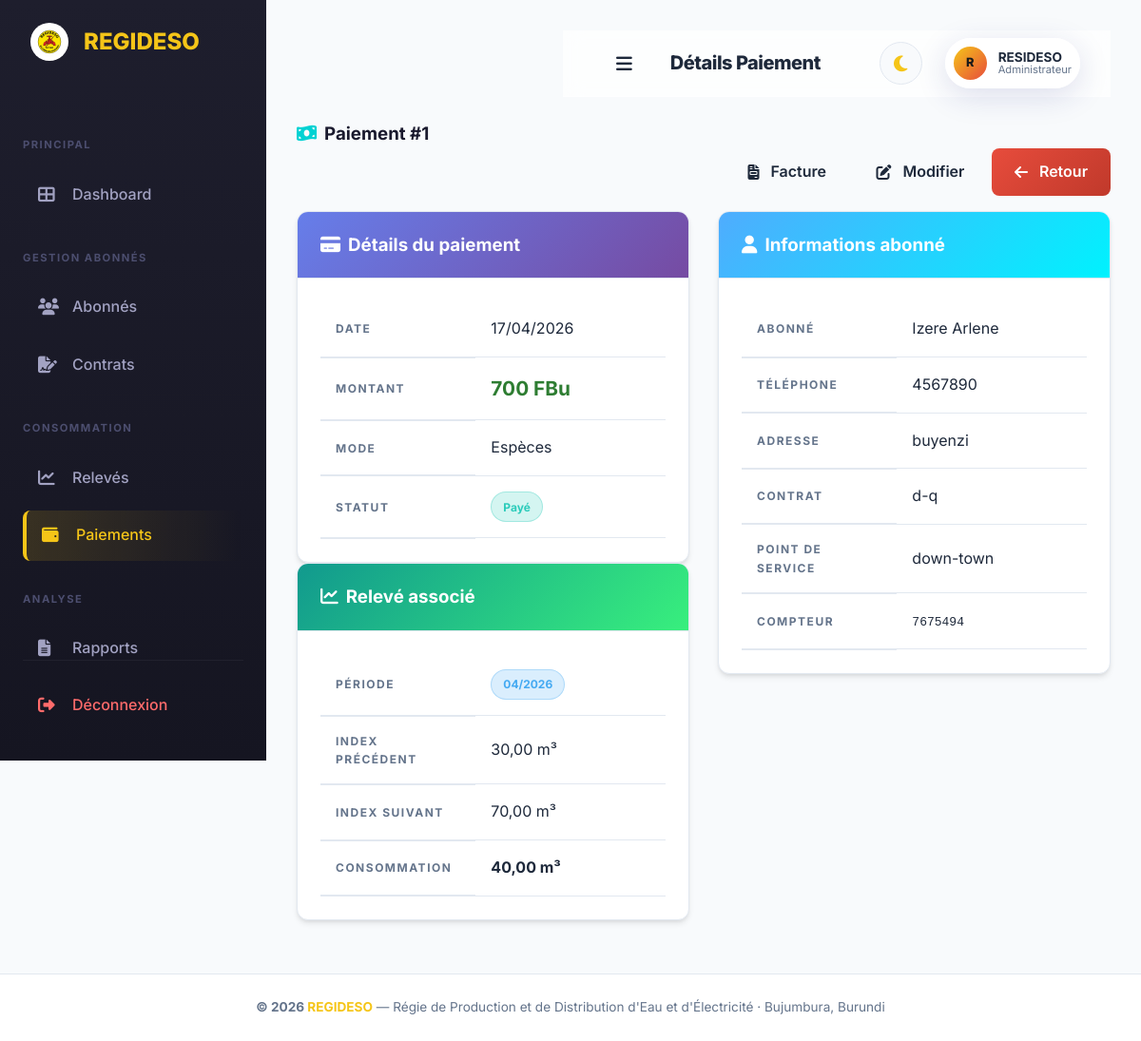
Screenshot of /paiements/view.php?id=1 (signed in) with the database file from the repository.
### tables this page shows
CREATE TABLE `paiement` (
  `id_paiement` int(11) NOT NULL,
  `date_paiement` date DEFAULT curdate(),
  `montant_paiement` decimal(10,2) NOT NULL,
  `mode_paiement` varchar(30) DEFAULT 'Esp??ces',
  `Statut_paiement` varchar(30) DEFAULT 'Pay??',
  `releve_id_releve` int(11) NOT NULL
);

CREATE TABLE `releve` (
  `id_releve` int(11) NOT NULL,
  `periode_releve` varchar(30) DEFAULT NULL,
  `date_releve` datetime DEFAULT current_timestamp(),
  `indexPrecedent_releve` decimal(10,2) DEFAULT 0.00,
  `indexSuivant_releve` decimal(10,2) DEFAULT 0.00,
  `ConsommationCalculee_releve` decimal(10,2) DEFAULT 0.00,
  `id_Compteur` int(11) NOT NULL
);

CREATE TABLE `abonne` (
  `idabonne_abonnes` int(11) NOT NULL,
  `nom_abonnes` varchar(40) NOT NULL,
  `prenom_abonnes` varchar(40) NOT NULL,
  `type_abonne_abonnes` varchar(40) DEFAULT NULL,
  `telephone_abonnes` varchar(30) DEFAULT NULL,
  `email_abonnes` varchar(40) DEFAULT NULL,
  `adresse_abonne` varchar(40) DEFAULT NULL
);

CREATE TABLE `contrat` (
  `id_Contrat` int(11) NOT NULL,
  `reference_Contrat` varchar(40) NOT NULL,
  `dateDebut_Contrat` date DEFAULT NULL,
  `dateFin_Contrat` date DEFAULT NULL,
  `Statut_Contrat` varchar(30) DEFAULT 'Actif',
  `idabonne_abonnes` int(11) NOT NULL
);

CREATE TABLE `point_de_service` (
  `id_Point_de_service` int(11) NOT NULL,
  `libelle_Point_de_service` varchar(60) NOT NULL,
  `adresse_Point_de_service` varchar(60) DEFAULT NULL,
  `id_Contrat` int(11) NOT NULL
);

CREATE TABLE `compteur` (
  `id_Compteur` int(11) NOT NULL,
  `numero_Compteur` varchar(30) NOT NULL,
  `Typecompteur_Compteur` varchar(30) DEFAULT NULL,
  `DatePose_Compteur` date DEFAULT NULL,
  `Etat_compteur_Compteur` varchar(30) DEFAULT 'Actif',
  `id_Point_de_service` int(11) NOT NULL
);

### includes/functions.php (called while the page is built, shortened)
<?php
function sanitize($data) {
    return htmlspecialchars(trim($data), ENT_QUOTES, 'UTF-8');
}
function format_date($date, $format = 'd/m/Y') {
    return date($format, strtotime($date));
}
function format_montant($montant) {
    return number_format($montant, 0, ',', ' ') . ' FBu';
}

### paiements/view.php (the view, shortened to what this page needs)
<?php
require_once __DIR__ . '/../includes/header.php';
$id = (int)($_GET['id'] ?? 0);
$stmt = $pdo->prepare("SELECT pay.*, r.periode_releve, r.date_releve, r.indexPrecedent_releve, r.indexSuivant_releve, r.ConsommationCalculee_releve,
    cm.numero_Compteur, cm.Typecompteur_Compteur, p.libelle_Point_de_service, c.reference_Contrat,
    a.nom_abonnes, a.prenom_abonnes, a.telephone_abonnes, a.adresse_abonne
    FROM paiement pay
    LEFT JOIN releve r ON pay.releve_id_releve = r.id_releve
    LEFT JOIN compteur cm ON r.id_Compteur = cm.id_Compteur
    LEFT JOIN point_de_service p ON cm.id_Point_de_service = p.id_Point_de_service
    LEFT JOIN contrat c ON p.id_Contrat = c.id_Contrat
    LEFT JOIN abonne a ON c.idabonne_abonnes = a.idabonne_abonnes
    WHERE pay.id_paiement = ?");
$stmt->execute([$id]);
$pay = $stmt->fetch();
?>
<div class="row mb-3">
    <div class="col-md-7">
        <h3 style="font-weight: 700; color: #1a1a2e;"><i class="fas fa-money-bill-wave mr-2" style="color: #00d2d3;"></i>Paiement #<?= $id ?></h3>
    </div>
    <div class="col-md-5 text-right">
        <a href="facture.php?id=<?= $id ?>" class="btn btn-success"><i class="fas fa-file-invoice mr-1"></i> Facture</a>
        <a href="edit.php?id=<?= $id ?>" class="btn btn-warning"><i class="fas fa-edit mr-1"></i> Modifier</a>
        <a href="index.php" class="btn btn-secondary"><i class="fas fa-arrow-left mr-1"></i> Retour</a>
    </div>
</div>
<div class="row">
    <div class="col-md-6">
        <div class="card">
            <div class="card-header" style="background: linear-gradient(135deg, #667eea, #764ba2); color: white;">
                <h3 class="card-title"><i class="fas fa-credit-card mr-2"></i>Détails du paiement</h3>
            </div>
            <div class="card-body">
                <table class="table table-borderless">
                    <tr><th style="width:45%">Date</th><td><?= format_date($pay['date_paiement']) ?></td></tr>
                    <tr><th>Montant</th><td><strong style="font-size: 1.3rem; color: #2e7d32;"><?= format_montant($pay['montant_paiement']) ?></strong></td></tr>
                    <tr><th>Mode</th><td><?= sanitize($pay['mode_paiement']) ?></td></tr>
                    <tr><th>Statut</th><td><span class="badge <?= $pay['Statut_paiement'] === 'Payé' ? 'badge-paye' : 'badge-impaye' ?>"><?= sanitize($pay['Statut_paiement']) ?></span></td></tr>
                </table>
            </div>
        </div>
        <div class="card">
            <div class="card-header" style="background: linear-gradient(135deg, #11998e, #38ef7d); color: white;">
                <h3 class="card-title"><i class="fas fa-chart-line mr-2"></i>Relevé associé</h3>
            </div>
            <div class="card-body">
                <table class="table table-borderless">
                    <tr><th style="width:45%">Période</th><td><span class="badge badge-info"><?= sanitize($pay['periode_releve']) ?></span></td></tr>
                    <tr><th>Index Précédent</th><td><?= number_format($pay['indexPrecedent_releve'], 2, ',', ' ') ?> m³</td></tr>
                    <tr><th>Index Suivant</th><td><?= number_format($pay['indexSuivant_releve'], 2, ',', ' ') ?> m³</td></tr>
                    <tr><th>Consommation</th><td><strong><?= number_format($pay['ConsommationCalculee_releve'], 2, ',', ' ') ?> m³</strong></td></tr>
                </table>
            </div>
        </div>
    </div>
    <div class="col-md-6">
        <div class="card">
            <div class="card-header" style="background: linear-gradient(135deg, #4facfe, #00f2fe); color: white;">
                <h3 class="card-title"><i class="fas fa-user mr-2"></i>Informations abonné</h3>
            </div>
            <div class="card-body">
                <table class="table table-borderless">
                    <tr><th style="width:45%">Abonné</th><td><?= sanitize($pay['nom_abonnes'] . ' ' . $pay['prenom_abonnes']) ?></td></tr>
                    <tr><th>Téléphone</th><td><?= sanitize($pay['telephone_abonnes']) ?></td></tr>
                    <tr><th>Adresse</th><td><?= sanitize($pay['adresse_abonne']) ?></td></tr>
                    <tr><th>Contrat</th><td><?= sanitize($pay['reference_Contrat']) ?></td></tr>
                    <tr><th>Point de Service</th><td><?= sanitize($pay['libelle_Point_de_service']) ?></td></tr>
                    <tr><th>Compteur</th><td><code><?= sanitize($pay['numero_Compteur']) ?></code></td></tr>
                </table>
            </div>
        </div>
    </div>
</div>
<?php require_once __DIR__ . '/../includes/footer.php'; ?>

### assets/css/premium.css (style rules this page uses)
:root { --primary: #f5c518; --primary-dark: #e8a700; --secondary: #e74c3c; --secondary-dark: #c0392b; --accent: #1dd1a1; --bg-main: #f8fafc; --bg-sidebar: linear-gradient(180deg, #1e1e2d 0%, #151521 100%); --bg-card: #ffffff; --text-main: #1e293b; --text-muted: #64748b; --text-on-primary: #1a1a1a; --border: #e2e8f0; --glass: rgba(255, 255, 255, 0.7); --glass-border: rgba(255, 255, 255, 0.4); --shadow-sm: 0 1px 3px rgba(0,0,0,0.1); --shadow-md: 0 4px 6px -1px rgba(0,0,0,0.1), 0 2px 4px -1px rgba(0,0,0,0.06); --shadow-lg: 0 10px 15px -3px rgba(0,0,0,0.1), 0 4px 6px -2px rgba(0,0,0,0.05); --shadow-premium: 0 20px 25px -5px rgba(0,0,0,0.1), 0 10px 10px -5px rgba(0,0,0,0.04); --shadow-primary: 0 10px 15px -3px rgba(245, 197, 24, 0.3); --radius-sm: 8px; --radius-md: 12px; --radius-lg: 20px; --radius-xl: 30px; --transition: all 0.3s cubic-bezier(0.4, 0, 0.2, 1); }
* { margin: 0; padding: 0; box-sizing: border-box; }
body { font-family: 'Inter', system-ui, -apple-system, sans-serif; background-color: var(--bg-main); color: var(--text-main); line-height: 1.6; overflow-x: hidden; transition: background-color 0.3s, color 0.3s; }
a { text-decoration: none; color: inherit; transition: var(--transition); }
.row { display: flex; flex-wrap: wrap; gap: 0; margin-right: -15px; margin-left: -15px; margin-bottom: 1.5rem; }
[class*="col-"] { position: relative; width: 100%; padding-right: 15px; padding-left: 15px; }
@media (min-width: 768px) { .col-md-6 { flex: 0 0 50%; max-width: 50%; } }
.mb-3 { margin-bottom: 1rem !important; }
.mr-1 { margin-right: 0.25rem !important; }
.mr-2 { margin-right: 0.5rem !important; }
.text-right { text-align: right !important; }
.card { background: var(--bg-card); border: 1px solid var(--border); border-radius: var(--radius-md); box-shadow: var(--shadow-md); overflow: hidden; transition: var(--transition); animation: slideInUp 0.6s ease forwards; }
.card-header { padding: 1.25rem 1.5rem; border-bottom: 1px solid var(--border); display: flex; align-items: center; justify-content: space-between; font-weight: 700; }
.card-body { padding: 1.5rem; }
.btn { display: inline-flex; align-items: center; justify-content: center; padding: 0.75rem 1.5rem; border-radius: var(--radius-sm); font-weight: 600; cursor: pointer; border: none; gap: 0.5rem; transition: var(--transition); white-space: nowrap; }
.btn-secondary { background: linear-gradient(135deg, var(--secondary), #c0392b); color: white; }
.table { width: 100%; border-collapse: collapse; }
.table th { background: var(--bg-card); padding: 1rem; text-align: left; font-size: 0.75rem; text-transform: uppercase; letter-spacing: 1.5px; color: var(--text-muted); position: sticky; top: 0; z-index: 10; border-bottom: 2px solid var(--border); }
.table td { padding: 1rem; border-bottom: 1px solid var(--border); transition: var(--transition); }
.badge { display: inline-block; padding: 0.35rem 0.75rem; border-radius: 20px; font-size: 0.75rem; font-weight: 700; white-space: nowrap; }
.badge-success, .badge-actif, .badge-paye { background: rgba(43, 203, 186, 0.2); color: #2bcbba; border: 1px solid rgba(43, 203, 186, 0.3); }
.badge-info { background: rgba(69, 170, 242, 0.2); color: #45aaf2; border: 1px solid rgba(69, 170, 242, 0.3); }
.card { transition: var(--transition); }
.btn { position: relative; overflow: hidden; }
.btn::after { content: ''; position: absolute; top: -50%; left: -50%; width: 200%; height: 200%; background: radial-gradient(circle, rgba(255,255,255,0.2) 0%, transparent 70%); opacity: 0; transition: opacity 0.5s ease; pointer-events: none; }

### rows the page displays
paiement: date_paiement "17/04/2026", montant_paiement "700 FBu", mode_paiement "Espèces", Statut_paiement "Payé", releve_id_releve.periode_releve "04/2026", releve_id_releve.indexPrecedent_releve "30,00", releve_id_releve.indexSuivant_releve "70,00", releve_id_releve.ConsommationCalculee_releve "40,00", abonne.nom_abonnes+prenom_abonnes "Izere Arlene", abonne.telephone_abonnes "4567890", abonne.adresse_abonne "buyenzi", contrat.reference_Contrat "d-q", point_de_service.libelle_Point_de_service "down-town", compteur.numero_Compteur "7675494"

### other values shown
$page_title "Détails Paiement"
substr($_SESSION['user_prenom'] ?? 'U', 0, 1) "R"
$_SESSION['user_prenom'] "RESIDESO"
$_SESSION['user_role'] "Administrateur"
$id "1"
